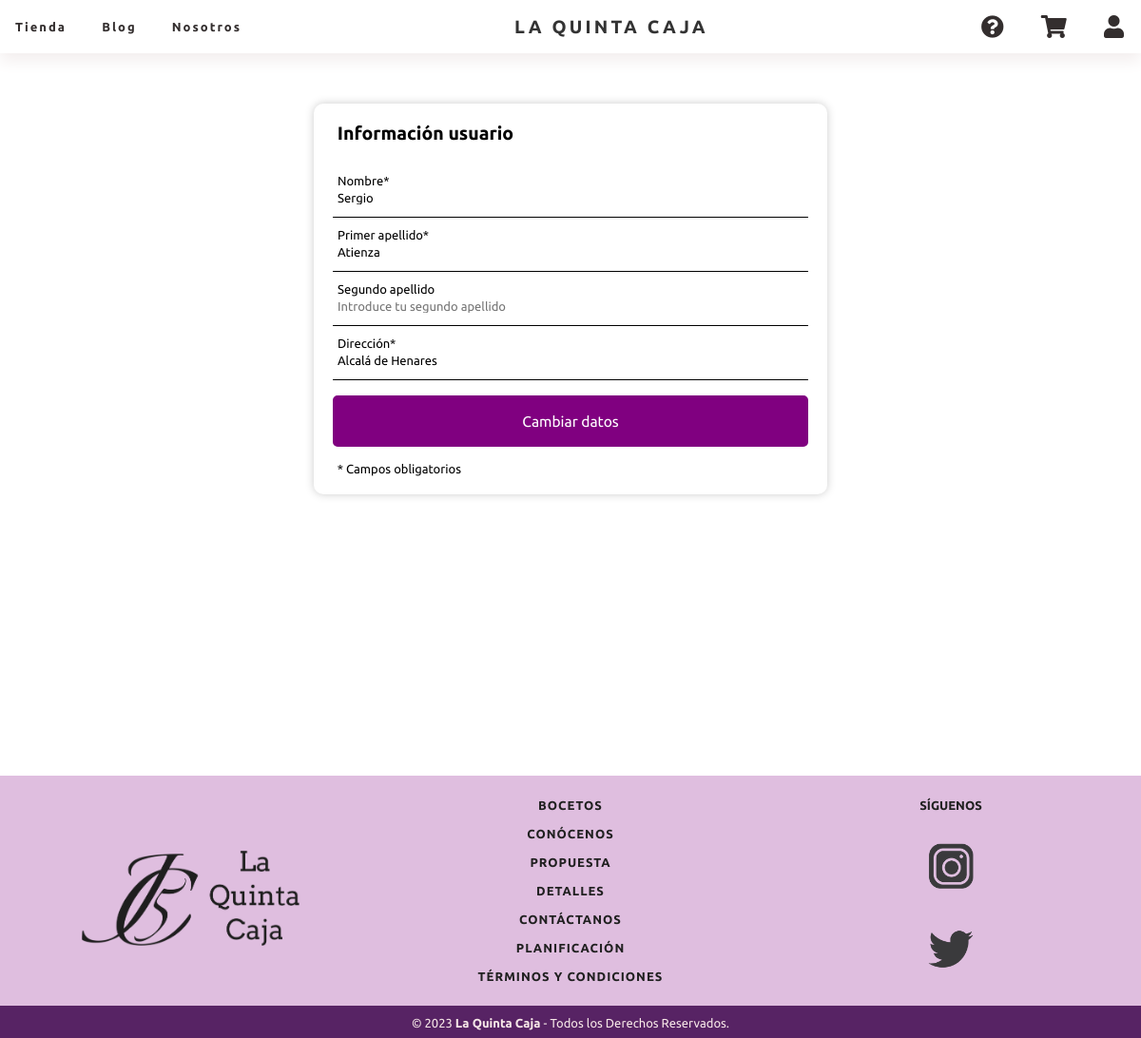
The app's page /editarUsuario.php (signed in) with its own data.
### tables this page shows
CREATE TABLE `usuarios` (
  `id` int(10) UNSIGNED NOT NULL,
  `nombre` varchar(20) NOT NULL,
  `apellido1` varchar(20) NOT NULL,
  `apellido2` varchar(20),
  `password` varchar(60) NOT NULL,
  `correo` varchar(20) NOT NULL,
  `direccion` varchar(35) NOT NULL,
  `rol` enum('A','P','U') NOT NULL
);

### editarUsuario.php (called while the page is built, shortened)
<?php
	$id=$_SESSION['id'];
	$usuario=es\ucm\fdi\aw\Usuario::buscaPorId($id);
	$form = new es\ucm\fdi\aw\FormularioEditarUsuario();
	$form->setUsuario($usuario);
	$htmlFormEUsur = $form->gestiona();
require __DIR__.'/includes/plantillas/plantillaFormulario.php';

### includes/Usuario.php (called while the page is built, shortened)
<?php
class Usuario
{
    private $nombre;
    private $apellido1;
    private $apellido2;
    private $direccion;
    public function __construct($id=null, $nombreUsuario, $apellido1, $apellido2, $password,$correo,$direccion,$rol)
    {
        $this->nombre = $nombreUsuario;
        $this->direccion = $direccion;
        $this->apellido1=$apellido1;
        $this->apellido2=$apellido2;
    }
    public static function buscaPorId($idUsuario)
    {
        $usuarioDAO= new UsuarioDAO();
        return $usuarioDAO->buscaPorId($idUsuario);
    }
    public function getNombre()
    {
        return $this->nombre;
    }
    public function getApellido1()
    {
        return $this->apellido1;
    }
    public function getApellido2()
    {
        return $this->apellido2;
    }
    public function getDireccion()
    {
        return $this->direccion;
    }
}
?>

### includes/UsuarioDAO.php (called while the page is built, shortened)
<?php
class UsuarioDAO
{
    public $conn;
    public function __construct()
    {
        $this->conn = Aplicacion::getInstance()->getConexionBd();
    }
    public function buscaPorId($idUsuario)
    {
        $query = sprintf("SELECT * FROM usuarios WHERE id=%d", $idUsuario);
        $rs = $this->conn->query($query);
        if ($rs) {
            $fila = $rs->fetch_assoc();
            if($fila){
            $user = new Usuario($fila['id'], $fila['nombre'], $fila['apellido1'], $fila['apellido2'],
            $fila['password'], $fila['correo'], $fila['direccion'], $fila['rol']);
            return $user;
            }
        } else {
            error_log("Error BD ({$this->conn->errno}): {$this->conn->error}");
        }
        return false;
    }
}
?>

### includes/Aplicacion.php (called while the page is built, shortened)
<?php
class Aplicacion
{
	private $bdDatosConexion;
	private $inicializada = false;
	private $conn;
	public function init($bdDatosConexion)
	{
        if ( ! $this->inicializada ) {
    	    $this->bdDatosConexion = $bdDatosConexion;
    		$this->inicializada = true;
        }
	}
	public function getConexionBd()
	{
		if (! $this->conn ) {
			$bdHost = $this->bdDatosConexion['host'];
			$bdUser = $this->bdDatosConexion['user'];
			$bdPass = $this->bdDatosConexion['pass'];
			$bd = $this->bdDatosConexion['bd'];
			$conn = new \mysqli($bdHost, $bdUser, $bdPass, $bd);
			$this->conn = $conn;
		}
		return $this->conn;
	}
}
?>

### includes/FormularioEditarUsuario.php (the view, shortened to what this page needs)
<?php
class FormularioEditarUsuario extends Formulario
{
    private $usuario;
    public function setUsuario($usuario) {
        $this->usuario=$usuario;
    }
    protected function generaCamposFormulario(&$datos)
    {
        $htmlErroresGlobales = self::generaListaErroresGlobales($this->errores);
        $erroresCampos = self::generaErroresCampos(['nombreUsuario', 'apellido1Usuario', 'direccionUsuario'], $this->errores, 'span', array('class' => 'error'));
        $html = <<<EOF
        $htmlErroresGlobales
        <div class = "login-registro-form">
            <fieldset>
                <legend>Información usuario</legend>
                <div class="inputbox">
                    <input id="nombreUsuario" type="text" name="nombreUsuario" value="{$this->usuario->getNombre()}" placeholder="Introduce tu nombre">
                    <label for="nombreUsuario">Nombre*</label>
                    <span id="errorNombre">{$erroresCampos['nombreUsuario']}</span>
                </div>
                <div class="inputbox">
                    <input id="apellido1Usuario" type="text" name="apellido1Usuario" value="{$this->usuario->getApellido1()}" placeholder="Introduce tu primer apellido">
                    <label for="apellido1Usuario">Primer apellido*</label>
                    <span id="errorApellido">{$erroresCampos['apellido1Usuario']}</span>
                </div>
                <div class="inputbox">
                    <input id="apellido2Usuario" type="text" name="apellido2Usuario" value="{$this->usuario->getApellido2()}" placeholder="Introduce tu segundo apellido">
                    <label for="apellido2Usuario">Segundo apellido</label>
                </div>
                <div class="inputbox">
                    <input id="direccionUsuario" type="text" name="direccionUsuario" value="{$this->usuario->getDireccion()}" placeholder="Introduce tu dirección">
                    <label for="direccionUsuario">Dirección*</label>
                    <span id="errorDir">{$erroresCampos['direccionUsuario']}</span>
                </div>
                <div>
                    <button type="submit" name="editarUser">Cambiar datos</button>
                </div>
                <p>* Campos obligatorios</p>
            </fieldset>
        </div>
        EOF;
        return $html;
    }
}

### css/formulario.css (style rules this page uses)
button[type="submit"] { background: #800080; color: white; width: 100%; padding: 1rem; border: 0.125rem solid #800080; border-radius: 0.3125rem; cursor: pointer; font-size: 1.2em; }
.login-registro-form { margin: 3.125rem auto 0; max-width: 31.25rem; background-color: #fff; padding: 1.25rem; border-radius: 0.625rem; box-shadow: 0 0 0.625rem #ccc; font-family: Verdana; font-size: 0.812rem; }
.login-registro-form fieldset { border: none; margin: 0; padding: 0; z-index: 2; }
.login-registro-form p { margin-left: 0.3rem; }
.login-registro-form legend { font-size: 1.5em; font-weight: bold; margin-left: 0.3rem; margin-bottom: 1.25rem; }
.inputbox label { position: absolute; top:-0.312rem; left: 0.312rem; color: #000; font-size: 1em; pointer-events: none; }
.inputbox input { width: 98%; height: 2.5rem; background: transparent; border: none; outline: none; font-size: 1em; padding:0 0.312rem 0 0.312rem; color: #000; border-bottom: 0.0625rem solid #000; }
.login-registro-form div { margin: 1rem 0; position: relative; }
* { margin:0; }
* { margin: 0; padding: 0; font-family: 'Ubuntu', sans-serif; }

### records on screen
usuarios: nombreUsuario "Sergio", apellido1Usuario "Atienza", direccionUsuario "Alcalá de Henares"
